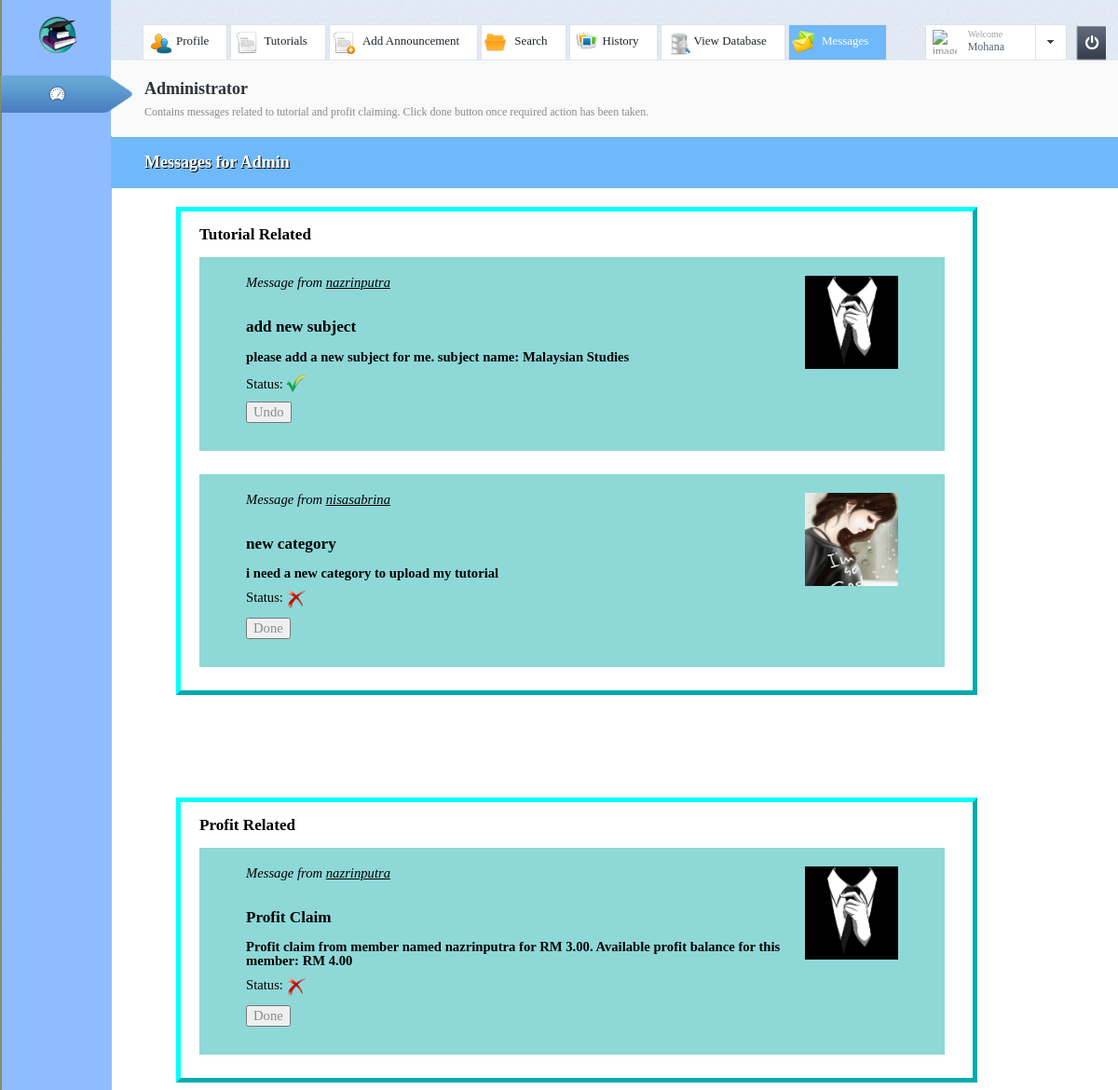
Screenshot of /Admin_Site/message.php (signed in) with the database file from the repository.
### tables this page shows
CREATE TABLE IF NOT EXISTS `message` (
`Message_ID` int(11) NOT NULL,
  `Message_Title` varchar(50) NOT NULL,
  `Message_Text` varchar(255) NOT NULL,
  `Member_ID` int(11) NOT NULL,
  `isDelete` tinyint(1) NOT NULL
);

CREATE TABLE IF NOT EXISTS `member` (
`Member_ID` int(10) NOT NULL,
  `Member_Name` varchar(100) NOT NULL,
  `Member_Profile` varchar(100) NOT NULL,
  `Member_Username` varchar(100) NOT NULL,
  `Member_Password` varchar(50) NOT NULL,
  `Member_Email` varchar(50) NOT NULL,
  `Member_Mobile` varchar(11) NOT NULL,
  `Member_Credit` decimal(5,2) NOT NULL,
  `Member_Profit` decimal(5,2) NOT NULL,
  `Rating_ID` int(11) NOT NULL,
  `isDelete` tinyint(1) NOT NULL
);

### Admin_Site/message.php (the view, shortened to what this page needs)
<?php
	$sess_id=$_SESSION["loginadmin"];
	$result=mysql_query("select * from ADMIN where Admin_ID=$sess_id");
	$row=mysql_fetch_assoc($result);
?>
<!DOCTYPE html>
<head>
	<link rel="stylesheet" type="text/css" href="css/styleadmin.css" />
</head>
<body>
	<div id="wrapper">
		<div id="content">
			<div class="c1">
				<div class="controls">
					<nav class="links">
						<ul>
							<li><a href="profile.php" class="ico1">Profile </a></li>
							<li><a href="tutorial.php" class="ico2">Tutorials </a></li>
							<li><a href="add_announcement.php" class="ico3">Add Announcement </a></li>
							<li><a href="search.php" class="ico4">Search </a></li>
							<li><a href="history.php" class="ico5">History </a></li>
							<li><a href="viewtables.php" class="ico6">View Database</a></li>
							<li class="selected"><a href="message.php" class="ico7">Messages</a></li>
						</ul>
					</nav>
					<div class="profile-box">
						<span class="profile">
							<a href="profile.php" class="section">
								<img class="image" src="images/<?php echo $row["Admin_Picture"]; ?>" alt="image description" width="26" height="26" />
								<span class="text-box">
									Welcome
									<strong class="name"><?php echo $row["Admin_Name"]; ?></strong>
								</span>
							</a>
							<a href="#" class="opener">opener</a>
						</span>
						<a href="logout.php" class="btn-on">On</a>
					</div>
				</div>
				<div class="tabs">
					<div id="tab-1" class="tab">
						<article>
							<div class="text-section">
								<h1>Administrator</h1>
								<p>Contains messages related to tutorial and profit claiming. Click done button once required action has been taken.</p>
							</div>
							<div class="page-title">
								<h2>Messages for Admin</h2>
							</div>
							<div class="text-section-black">
								<div style="padding-left:20px;border-spacing:100px;margin-left:-30px;border:5px outset cyan;width:830px;">
								<h3>Tutorial Related</h3>
									<?php
											$result_message=mysql_query("select * from message where Message_Title not like 'Profit Claim'");
											while($row_message=mysql_fetch_assoc($result_message))
											{
												$title=$row_message["Message_Title"];
												$content=$row_message["Message_Text"];
												$author=$row_message["Member_ID"];
												$result_author=mysql_query("select * from member where Member_ID=$author");
												$row_author=mysql_fetch_assoc($result_author);
												$author_name=$row_author["Member_Username"];
												$author_pic=$row_author["Member_Profile"];
									?>
										<div class="dashboard_item">
											<em>Message from <u><?php echo $author_name ?></u></em>
											<br/><br/>
											<img src="../Design_Site/images/Profile/<?php echo $author_pic; ?>" style="float:right;margin-top:-30px; width:100px;height:100px;"/>
											<h3><?php echo $title ?></h3>
											<p><b><?php echo $content ?></b></p>
											<p>Status: <?php $status=$row_message["isDelete"];if($status==1){ ?><img src="images/add.png" style="vertical-align:-30%" width="20px" height="20px;"/><?php } else { ?> <img src="images/delete.png" style="vertical-align:-50%" width="20px" height="20px;"/> <?php } ?></p>
											<?php
											if($status==0)
											{
											?>
											<p><a href="message.php?id=<?php echo $row_message["Message_ID"]; ?>"><input type="button" name="done" value="Done"/></a></p>
											<?php
											}
											else
											{
											?>
											<p><a href="message.php?a_id=<?php echo $row_message["Message_ID"]; ?>"><input type="button" name="undone" value="Undo"/></a></p>
											<?php
											}
											?>
										</div>
										<p>&nbsp;</p>
									<?php
											}
									?>
								</div>
								<p><br><br><br></p><p><br><br><br></p>
								<div style="padding-left:20px;border-spacing:100px;margin-left:-30px;border:5px outset cyan;width:830px;">
								<h3>Profit Related</h3>
									<?php
											$result_message=mysql_query("select * from message where Message_Title like 'Profit Claim'");
											while($row_message=mysql_fetch_assoc($result_message))
											{
												$title=$row_message["Message_Title"];
												$content=$row_message["Message_Text"];
												$author=$row_message["Member_ID"];
												$result_author=mysql_query("select * from member where Member_ID=$author");
												$row_author=mysql_fetch_assoc($result_author);
												$author_name=$row_author["Member_Username"];
												$author_pic=$row_author["Member_Profile"];
									?>
										<div class="dashboard_item">
											<em>Message from <u><?php echo $author_name ?></u></em>
											<br/><br/>
											<img src="../Design_Site/images/Profile/<?php echo $author_pic; ?>" style="float:right;margin-top:-30px; width:100px;height:100px;"/>
											<h3><?php echo $title ?></h3>
											<p><b><?php echo $content ?></b></p>
											<p>Status: <?php $status=$row_message["isDelete"];if($status==1){ ?><img src="images/add.png" style="vertical-align:-30%" width="20px" height="20px;"/><?php } else { ?> <img src="images/delete.png" style="vertical-align:-50%" width="20px" height="20px;"/> <?php } ?></p>
											<?php
											if($status==0)
											{
											?>
											<p><a href="message.php?id=<?php echo $row_message["Message_ID"]; ?>"><input type="button" name="done" value="Done"/></a></p>
											<?php
											}
											else
											{
											?>
											<p><a href="message.php?a_id=<?php echo $row_message["Message_ID"]; ?>"><input type="button" name="undone" value="Undo"/></a></p>
											<?php
											}
											?>
										</div>
										<p>&nbsp;</p>
									<?php
											}
									?>
								</div>
							</div>
						</article>
					</div>
				</div>
			</div>
		</div>
		<aside id="sidebar">
			<strong class="logo"><a href="index.php">ot</a></strong>
			<ul class="tabset buttons">
				<li class="active">
					<a href="#tab-1" class="ico1"><span>Dashboard</span><em></em></a>
				</li>
			</ul>
		</aside>
	</div>
</body>
</html>

### rows the page displays
message: Member_ID.Member_Username "nazrinputra", Member_ID.Member_Profile (picture), Message_Title "add new subject", Message_Text "please add a new subject for me. subject name: Malaysian Studies", isDelete 1 (drawn)
message: Member_ID.Member_Username "nisasabrina", Member_ID.Member_Profile (picture), Message_Title "new category", Message_Text "i need a new category to upload my tutorial", isDelete 0 (drawn)
message: Member_ID.Member_Username "nazrinputra", Member_ID.Member_Profile (picture), Message_Title "Profit Claim", Message_Text "Profit claim from member named nazrinputra for RM 3.00. Available profit balance for this member: RM 4.00", isDelete 0 (drawn)

### other values shown
$row["Admin_Name"] "Mohana"
